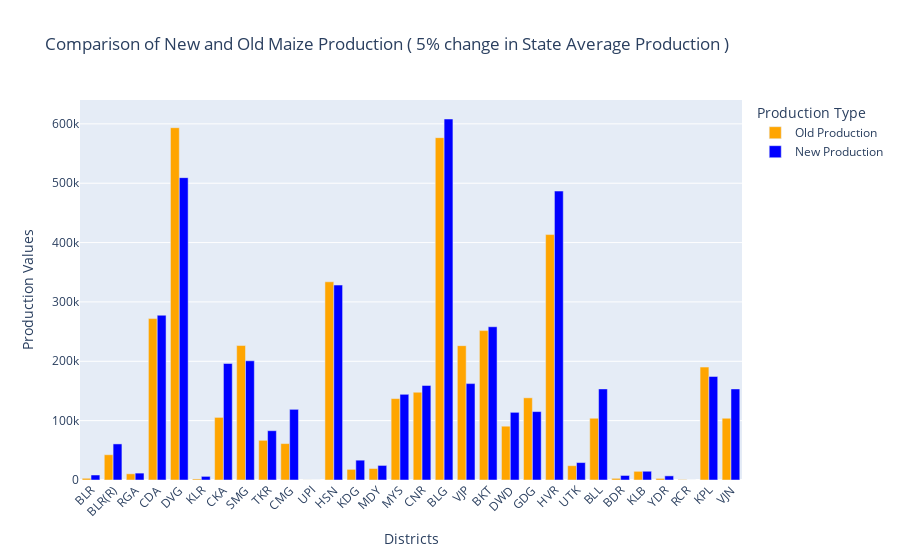

The cell this chart's notebook holds for it:
### Code cell
new_val = filtered_rows['New_Production']
old_val = y_st['Maize_Production']

import plotly.graph_objects as go

# Define the values
new_val = filtered_rows['New_Production']
old_val = y_st['Maize_Production']
abbreviations = filtered_rows['Abbreviation']

# Create the figure
fig = go.Figure()

# Add the Old Production bars
fig.add_trace(go.Bar(
    x=abbreviations,
    y=old_val,
    name='Old Production',
    marker_color='orange'
))


# Add the New Production bars
fig.add_trace(go.Bar(
    x=abbreviations,
    y=new_val,
    name='New Production',
    marker_color='blue'
))


# Update layout for better readability
fig.update_layout(
    title= f'Comparison of New and Old Maize Production ( {tar}% change in State Average Production )',
    xaxis_title='Districts',
    yaxis_title='Production Values',
    barmode='group',  # To display bars side by side
    xaxis_tickangle=-45,  # Rotate x-axis labels for better readability
    legend_title='Production Type'
)

# Show the figure
fig.show()

### Figure 1 — Plotly figure (JSON) as saved in the notebook; plotly's stock layout.template omitted (floating-point values rounded to 4 significant figures)
{"data": [{"marker": {"color": "orange"}, "name": "Old Production", "type": "bar", "x": ["BLR", "BLR(R)", "RGA", "CDA", "DVG", "KLR", "CKA", "SMG", "TKR", "CMG", "UPI", "HSN", "KDG", "MDY", "MYS", "CNR", "BLG", "VJP", "BKT", "DWD", "GDG", "HVR", "UTK", "BLL", "BDR", "KLB", "YDR", "RCR", "KPL", "VJN"], "y": [2879, 42583, 10450, 271975, 593544, 1759, 105491, 226532, 66868, 61353, 109, 333937, 17921, 19387, 137154, 147886, 576758, 226327, 251699, 90634, 138476, 413487, 24088, 104045, 2791, 14621, 2673, 723, 190252, 104045]}, {"marker": {"color": "blue"}, "name": "New Production", "type": "bar", "x": ["BLR", "BLR(R)", "RGA", "CDA", "DVG", "KLR", "CKA", "SMG", "TKR", "CMG", "UPI", "HSN", "KDG", "MDY", "MYS", "CNR", "BLG", "VJP", "BKT", "DWD", "GDG", "HVR", "UTK", "BLL", "BDR", "KLB", "YDR", "RCR", "KPL", "VJN"], "y": [8420.0, 60800.0, 11620.0, 277600.0, 509400.0, 6116.0, 196300.0, 200800.0, 83050.0, 119100.0, 0.0, 328400.0, 33410.0, 24550.0, 144300.0, 159300.0, 608200.0, 162400.0, 258200.0, 114000.0, 115300.0, 486800.0, 29360.0, 153500.0, 7655.0, 14760.0, 6967.0, 0.0, 174500.0, 153500.0]}], "layout": {"barmode": "group", "legend": {"title": {"text": "Production Type"}}, "title": {"text": "Comparison of New and Old Maize Production ( 5% change in State Average Production )"}, "xaxis": {"tickangle": -45, "title": {"text": "Districts"}}, "yaxis": {"title": {"text": "Production Values"}}}}
